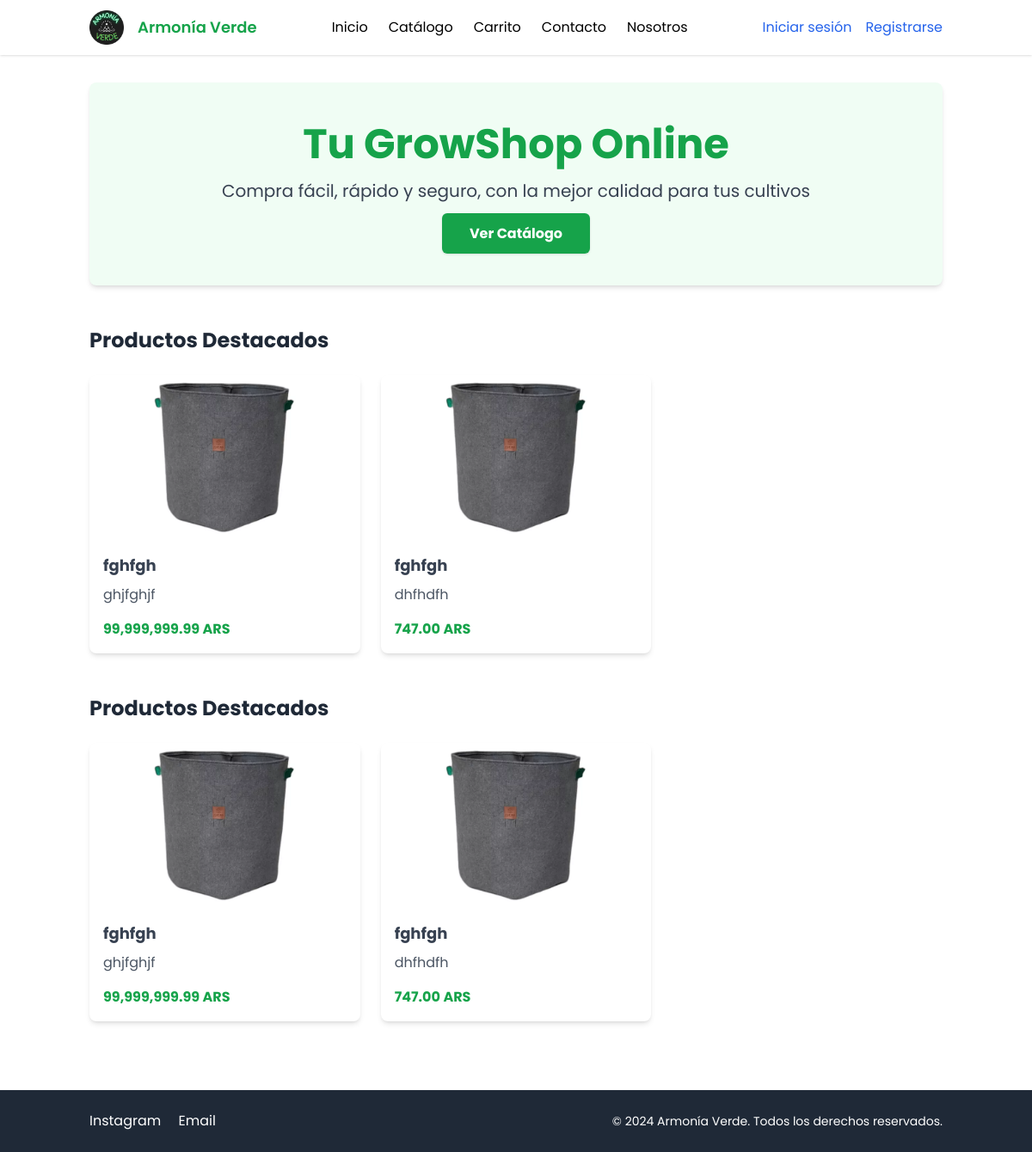
The app's page /public/index.php, older data.
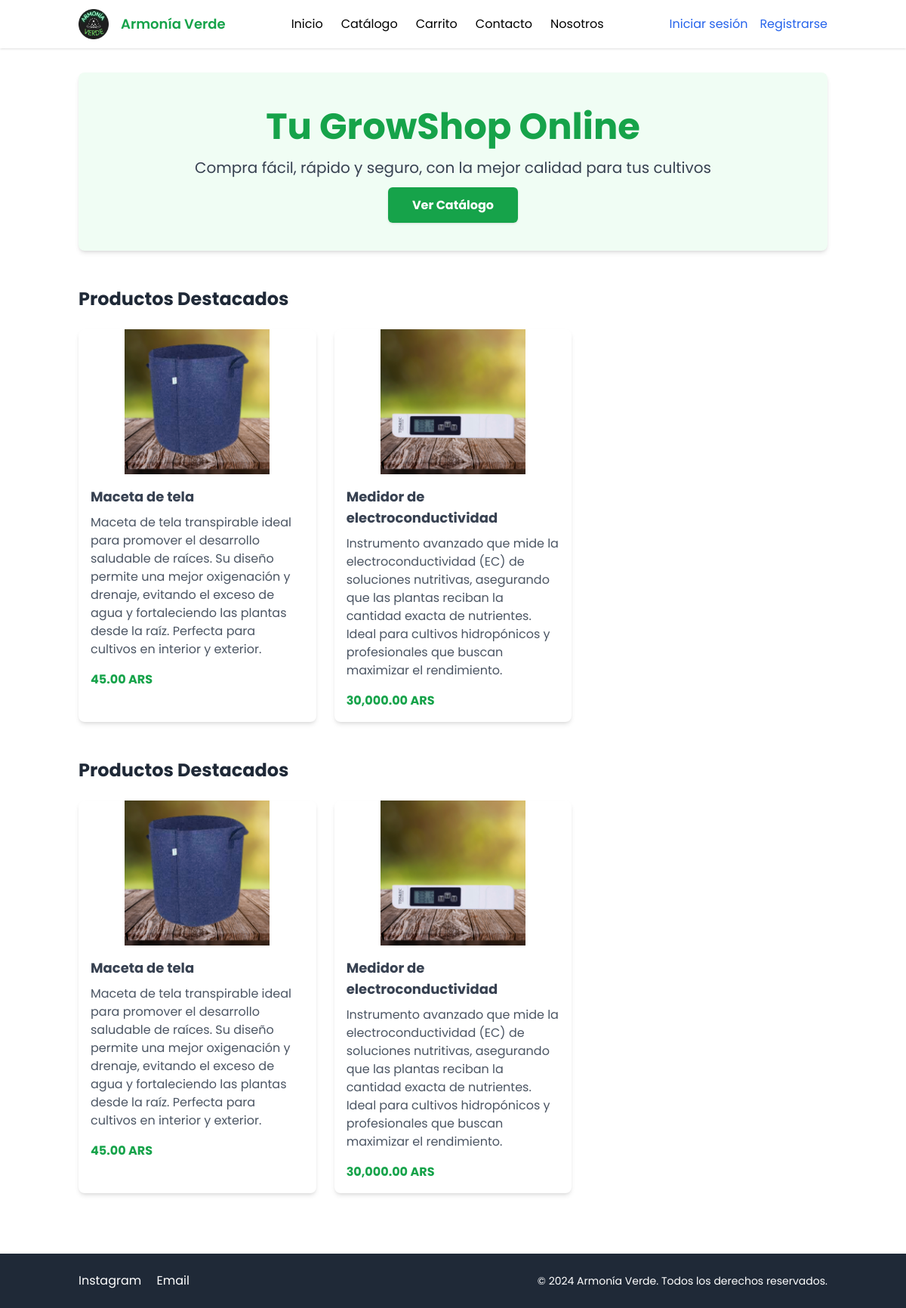
The same page, newer data.
### tables this page shows
CREATE TABLE `productos` (
  `id` int(11) NOT NULL,
  `nombre` varchar(255) NOT NULL,
  `descripcion` text DEFAULT NULL,
  `precio` decimal(10,2) NOT NULL,
  `imagen` varchar(255) DEFAULT NULL,
  `cantidad` int(11) DEFAULT 0,
  `destacado` tinyint(1) DEFAULT 0,
  `oferta` tinyint(1) DEFAULT 0,
  `fecha_creacion` timestamp NOT NULL DEFAULT current_timestamp()
);

### public/index.php (the view, shortened to what this page needs)
<?php
require_once 'components/header.php';
require_once 'components/footer.php';
$database = new Database();
$pdo = $database->getConnection();
?>
<body class="flex flex-col min-h-screen">
    <main class="flex-grow container mx-auto px-4 py-8">
        <section class="text-center mb-12 bg-green-50 py-12 rounded-lg shadow-md">
            <h1 class="text-5xl font-bold mb-4 text-green-600">Tu GrowShop Online</h1>
            <p class="text-xl text-gray-700 mb-6">Compra fácil, rápido y seguro, con la mejor calidad para tus cultivos</p>
            <a href="<?php echo VIEWS_URL; ?>catalogo.php" class="bg-green-600 text-white font-bold py-3 px-8 rounded-md shadow hover:bg-green-700 transition duration-300">
                Ver Catálogo
            </a>
        </section>
        <section class="mb-12">
            <h2 class="text-2xl font-bold mb-6 text-gray-800">Productos Destacados</h2>
            <div class="grid grid-cols-1 md:grid-cols-3 gap-6">
                <?php
                $stmt = $pdo->prepare("SELECT * FROM productos WHERE destacado = 1 LIMIT 3");
                $stmt->execute();
                $productos = $stmt->fetchAll(PDO::FETCH_ASSOC);
                foreach ($productos as $producto): ?>
                    <article class="bg-white rounded-lg shadow-md hover:shadow-lg transition duration-300 overflow-hidden">
                        <img src="<?php echo BASE_URL . 'public/images/' . htmlspecialchars($producto['imagen']); ?>" alt="<?php echo htmlspecialchars($producto['nombre']); ?>" class="w-full h-48 object-contain">
                        <div class="p-4">
                            <h3 class="font-bold text-lg mb-2 text-gray-700"><?php echo htmlspecialchars($producto['nombre']); ?></h3>
                            <p class="text-gray-600 mb-4"><?php echo htmlspecialchars($producto['descripcion']); ?></p>
                            <p class="font-bold text-green-600"><?php echo number_format($producto['precio'], 2, '.', ','); ?> ARS</p>
                        </div>
                    </article>
                <?php endforeach; ?>
            </div>
        </section>
        <section class="mb-12">
            <h2 class="text-2xl font-bold mb-6 text-gray-800">Productos Destacados</h2>
            <div class="grid grid-cols-1 md:grid-cols-3 gap-6">
                <?php
                $stmt = $pdo->prepare("SELECT * FROM productos WHERE destacado = 1 LIMIT 3");
                $stmt->execute();
                $productos = $stmt->fetchAll(PDO::FETCH_ASSOC);
                foreach ($productos as $producto): ?>
                    <article class="bg-white rounded-lg shadow-md hover:shadow-lg transition duration-300 overflow-hidden">
                        <img src="<?php echo BASE_URL . 'public/images/' . htmlspecialchars($producto['imagen']); ?>" alt="<?php echo htmlspecialchars($producto['nombre']); ?>" class="w-full h-48 object-contain">
                        <div class="p-4">
                            <h3 class="font-bold text-lg mb-2 text-gray-700"><?php echo htmlspecialchars($producto['nombre']); ?></h3>
                            <p class="text-gray-600 mb-4"><?php echo htmlspecialchars($producto['descripcion']); ?></p>
                            <p class="font-bold text-green-600"><?php echo number_format($producto['precio'], 2, '.', ','); ?> ARS</p>
                        </div>
                    </article>
                <?php endforeach; ?>
            </div>
        </section>
    </main>
</body>

Row changes from the older to the newer data that the page shows:
changed productos: imagen: a different picture; nombre "fghfgh" → "Maceta de tela"; descripcion "ghjfghjf" → "Maceta de tela transpirable ideal para promover el desarrollo saludable de raíces. Su diseño permite una mejor oxigenación y drenaje, evitando el exceso de agua y fortaleciendo las plantas desde la raíz. Perfecta para cultivos en interior y exterior."; precio "99,999,999.99" → "45.00"
changed productos: imagen: a different picture; nombre "fghfgh" → "Medidor de electroconductividad"; descripcion "dhfhdfh" → "Instrumento avanzado que mide la electroconductividad (EC) de soluciones nutritivas, asegurando que las plantas reciban la cantidad exacta de nutrientes. Ideal para cultivos hidropónicos y profesionales que buscan maximizar el rendimiento."; precio "747.00" → "30,000.00"
